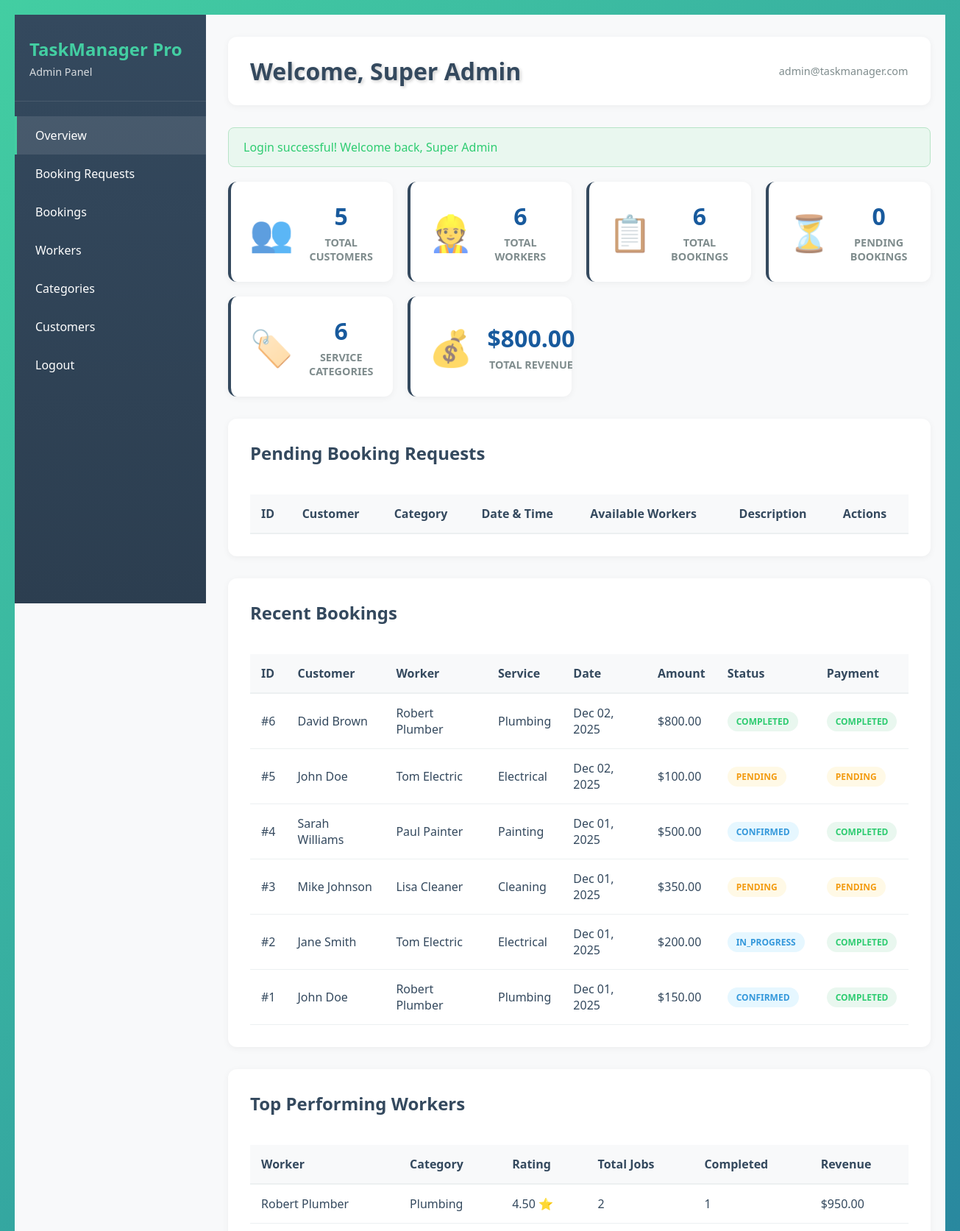
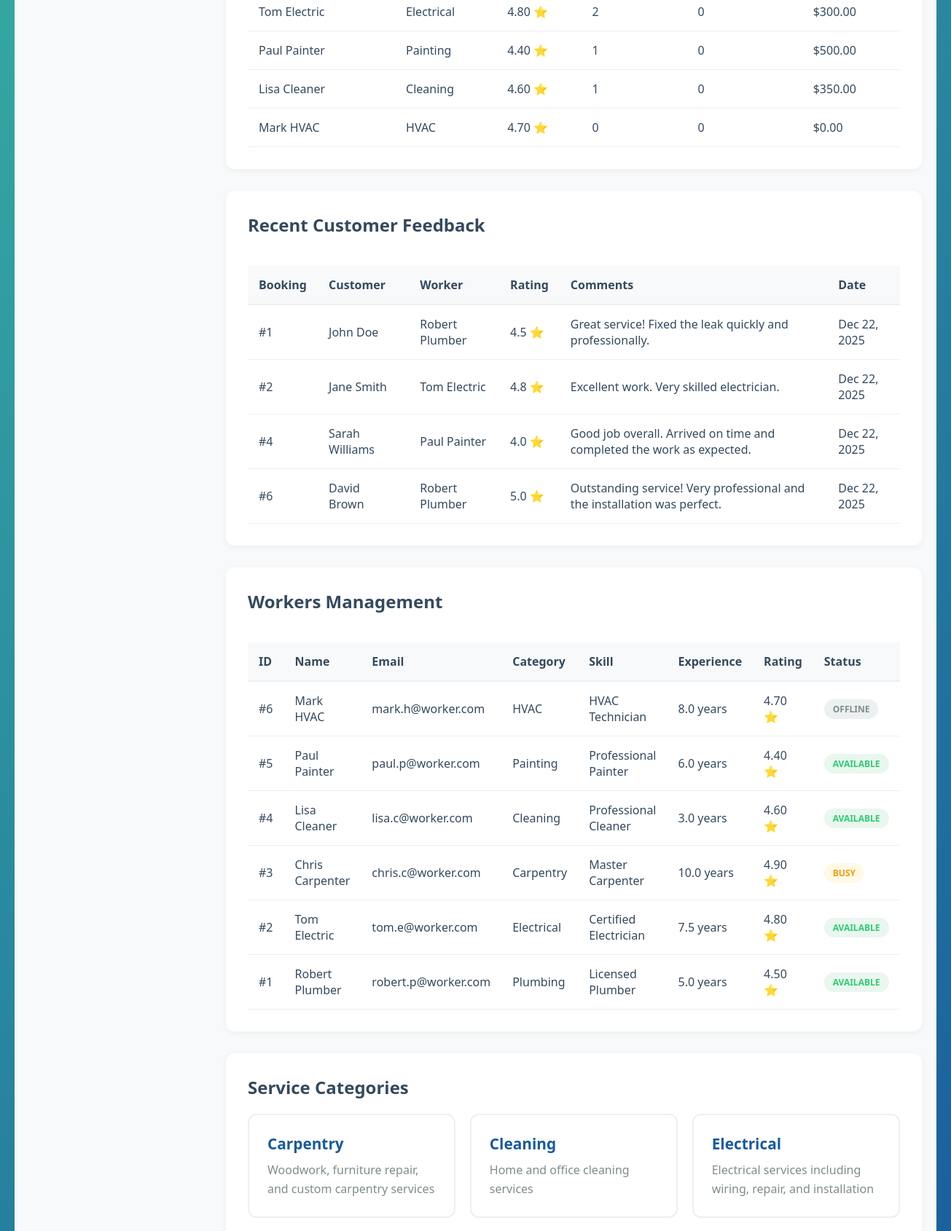
Screenshot of /dashboard.php (signed in, upper part) with the database file from the repository (2 pictures, top to bottom).
### tables this page shows
CREATE TABLE booking (
    booking_id INT AUTO_INCREMENT PRIMARY KEY,
    customer_id INT NOT NULL,
    worker_id INT,
    category_id INT,
    slot_id INT,
    service_description TEXT,
    booking_date TIMESTAMP DEFAULT CURRENT_TIMESTAMP,
    service_date DATE,
    service_time TIME,
    status ENUM('pending', 'confirmed', 'in_progress', 'completed', 'cancelled') DEFAULT 'pending',
    total_amount DECIMAL(10,2) DEFAULT 0.00,
    created_at TIMESTAMP DEFAULT CURRENT_TIMESTAMP,
    updated_at TIMESTAMP DEFAULT CURRENT_TIMESTAMP ON UPDATE CURRENT_TIMESTAMP,
    FOREIGN KEY (customer_id) REFERENCES customer(customer_id) ON DELETE CASCADE,
    FOREIGN KEY (worker_id) REFERENCES worker(worker_id) ON DELETE SET NULL,
    FOREIGN KEY (category_id) REFERENCES service_category(category_id) ON DELETE SET NULL,
    FOREIGN KEY (slot_id) REFERENCES availability(slot_id) ON DELETE SET NULL,
    INDEX idx_booking_customer (customer_id),
    INDEX idx_booking_worker (worker_id),
    INDEX idx_booking_category (category_id),
    INDEX idx_booking_status (status),
    INDEX idx_booking_service_date (service_date)
);

CREATE TABLE worker (
    worker_id INT AUTO_INCREMENT PRIMARY KEY,
    worker_name VARCHAR(100) NOT NULL,
    email VARCHAR(100) NOT NULL UNIQUE,
    phone_no VARCHAR(20) NOT NULL,
    password VARCHAR(255) NOT NULL,
    skill_type VARCHAR(100),
    experience_years DECIMAL(4,1) DEFAULT 0,
    availability_status ENUM('available', 'busy', 'offline') DEFAULT 'available',
    rating DECIMAL(3,2) DEFAULT 0.00,
    street VARCHAR(255),
    city VARCHAR(100),
    pincode VARCHAR(10),
    category_id INT,
    assigned_by INT,
    created_at TIMESTAMP DEFAULT CURRENT_TIMESTAMP,
    updated_at TIMESTAMP DEFAULT CURRENT_TIMESTAMP ON UPDATE CURRENT_TIMESTAMP,
    FOREIGN KEY (category_id) REFERENCES service_category(category_id) ON DELETE SET NULL,
    FOREIGN KEY (assigned_by) REFERENCES admin(admin_id) ON DELETE SET NULL,
    INDEX idx_worker_email (email),
    INDEX idx_worker_category (category_id),
    INDEX idx_worker_status (availability_status),
    INDEX idx_worker_rating (rating),
    CHECK (rating >= 0 AND rating <= 5),
    CHECK (experience_years >= 0)
);

CREATE TABLE feedback (
    feedback_id INT AUTO_INCREMENT PRIMARY KEY,
    booking_id INT NOT NULL UNIQUE,
    rating DECIMAL(3,2) NOT NULL,
    comments TEXT,
    feedback_date TIMESTAMP DEFAULT CURRENT_TIMESTAMP,
    created_at TIMESTAMP DEFAULT CURRENT_TIMESTAMP,
    updated_at TIMESTAMP DEFAULT CURRENT_TIMESTAMP ON UPDATE CURRENT_TIMESTAMP,
    FOREIGN KEY (booking_id) REFERENCES booking(booking_id) ON DELETE CASCADE,
    INDEX idx_feedback_booking (booking_id),
    INDEX idx_feedback_rating (rating),
    INDEX idx_feedback_date (feedback_date),
    CHECK (rating >= 0 AND rating <= 5)
);

CREATE TABLE customer (
    customer_id INT AUTO_INCREMENT PRIMARY KEY,
    name VARCHAR(100) NOT NULL,
    email VARCHAR(100) NOT NULL UNIQUE,
    phone VARCHAR(20) NOT NULL,
    password VARCHAR(255) NOT NULL,
    street VARCHAR(255),
    city VARCHAR(100),
    pincode VARCHAR(10),
    created_at TIMESTAMP DEFAULT CURRENT_TIMESTAMP,
    updated_at TIMESTAMP DEFAULT CURRENT_TIMESTAMP ON UPDATE CURRENT_TIMESTAMP,
    INDEX idx_customer_email (email),
    INDEX idx_customer_phone (phone),
    INDEX idx_customer_city (city)
);

CREATE TABLE service_category (
    category_id INT AUTO_INCREMENT PRIMARY KEY,
    category_name VARCHAR(100) NOT NULL UNIQUE,
    description TEXT,
    managed_by INT,
    created_at TIMESTAMP DEFAULT CURRENT_TIMESTAMP,
    updated_at TIMESTAMP DEFAULT CURRENT_TIMESTAMP ON UPDATE CURRENT_TIMESTAMP,
    FOREIGN KEY (managed_by) REFERENCES admin(admin_id) ON DELETE SET NULL,
    INDEX idx_category_name (category_name)
);

### admin_dashboard.php (the view, shortened to what the rows shown need)
<?php
$conn = getDBConnection();
$recent_bookings = $conn->query("SELECT * FROM booking_details_view ORDER BY booking_id DESC LIMIT 10")->fetch_all(MYSQLI_ASSOC);
$top_workers = $conn->query("SELECT * FROM worker_performance_view ORDER BY total_bookings DESC LIMIT 5")->fetch_all(MYSQLI_ASSOC);
$recent_feedback = $conn->query("
    SELECT f.*, b.service_date, b.service_time,
           c.name AS customer_name,
           w.worker_name
    FROM feedback f
    JOIN booking b ON f.booking_id = b.booking_id
    JOIN customer c ON b.customer_id = c.customer_id
    JOIN worker w ON b.worker_id = w.worker_id
    ORDER BY f.feedback_date DESC
    LIMIT 10
")->fetch_all(MYSQLI_ASSOC);
$categories = $conn->query("SELECT * FROM service_category ORDER BY category_name")->fetch_all(MYSQLI_ASSOC);
$workers = $conn->query("
    SELECT w.*, sc.category_name
    FROM worker w
    LEFT JOIN service_category sc ON w.category_id = sc.category_id
    ORDER BY w.worker_id DESC
")->fetch_all(MYSQLI_ASSOC);
?>
<!DOCTYPE html>
<html lang="en">
<head>
    <link rel="stylesheet" href="style.css">
</head>
<body>
    <div class="dashboard-container">
        <aside class="sidebar">
            <div class="sidebar-header">
                <h2><?php echo SITE_NAME; ?></h2>
            </div>
        </aside>
        <main class="dashboard-main">
            <header class="dashboard-header">
                <h1>Welcome, <?php echo getUserName(); ?></h1>
            </header>
            <section class="dashboard-section" id="requests">
                <h2>Pending Booking Requests</h2>
                <div class="table-container">
                    <table class="data-table">
                        <thead>
                            <tr>
                                <th>ID</th>
                                <th>Customer</th>
                                <th>Category</th>
                                <th>Date & Time</th>
                                <th>Available Workers</th>
                                <th>Description</th>
                                <th>Actions</th>
                            </tr>
                        </thead>
                    </table>
                </div>
            </section>
            <section class="dashboard-section" id="bookings">
                <h2>Recent Bookings</h2>
                <div class="table-container">
                    <table class="data-table">
                        <thead>
                            <tr>
                                <th>ID</th>
                                <th>Customer</th>
                                <th>Worker</th>
                                <th>Service</th>
                                <th>Date</th>
                                <th>Amount</th>
                                <th>Status</th>
                                <th>Payment</th>
                            </tr>
                        </thead>
                        <tbody>
                            <?php foreach ($recent_bookings as $booking): ?>
                                <tr>
                                    <td>#<?php echo $booking['booking_id']; ?></td>
                                    <td><?php echo htmlspecialchars($booking['customer_name']); ?></td>
                                    <td><?php echo htmlspecialchars($booking['worker_name']); ?></td>
                                    <td><?php echo htmlspecialchars($booking['category_name'] ?? 'N/A'); ?></td>
                                    <td><?php echo formatDate($booking['service_date']); ?></td>
                                    <td><?php echo formatCurrency($booking['total_amount']); ?></td>
                                    <td><span class="badge badge-<?php echo $booking['booking_status']; ?>"><?php echo ucfirst($booking['booking_status']); ?></span></td>
                                    <td><span class="badge badge-<?php echo $booking['payment_status'] ?? 'pending'; ?>"><?php echo ucfirst($booking['payment_status'] ?? 'N/A'); ?></span></td>
                                </tr>
                            <?php endforeach; ?>
                        </tbody>
                    </table>
                </div>
            </section>
            <section class="dashboard-section">
                <h2>Top Performing Workers</h2>
                <div class="table-container">
                    <table class="data-table">
                        <thead>
                            <tr>
                                <th>Worker</th>
                                <th>Category</th>
                                <th>Rating</th>
                                <th>Total Jobs</th>
                                <th>Completed</th>
                                <th>Revenue</th>
                            </tr>
                        </thead>
                        <tbody>
                            <?php foreach ($top_workers as $worker): ?>
                                <tr>
                                    <td><?php echo htmlspecialchars($worker['worker_name']); ?></td>
                                    <td><?php echo htmlspecialchars($worker['category_name'] ?? 'N/A'); ?></td>
                                    <td><?php echo number_format($worker['worker_rating'], 2); ?> ⭐</td>
                                    <td><?php echo $worker['total_bookings']; ?></td>
                                    <td><?php echo $worker['completed_bookings']; ?></td>
                                    <td><?php echo formatCurrency($worker['total_revenue'] ?? 0); ?></td>
                                </tr>
                            <?php endforeach; ?>
                        </tbody>
                    </table>
                </div>
            </section>
            <section class="dashboard-section">
                <h2>Recent Customer Feedback</h2>
                <div class="table-container">
                    <table class="data-table">
                        <thead>
                            <tr>
                                <th>Booking</th>
                                <th>Customer</th>
                                <th>Worker</th>
                                <th>Rating</th>
                                <th>Comments</th>
                                <th>Date</th>
                            </tr>
                        </thead>
                        <tbody>
                            <?php foreach ($recent_feedback as $fb): ?>
                                <tr>
                                    <td>#<?php echo $fb['booking_id']; ?></td>
                                    <td><?php echo htmlspecialchars($fb['customer_name']); ?></td>
                                    <td><?php echo htmlspecialchars($fb['worker_name']); ?></td>
                                    <td><?php echo number_format($fb['rating'], 1); ?> ⭐</td>
                                    <td><?php echo nl2br(htmlspecialchars($fb['comments'] ?? '')); ?></td>
                                    <td><?php echo formatDate($fb['feedback_date']); ?></td>
                                </tr>
                            <?php endforeach; ?>
                        </tbody>
                    </table>
                </div>
            </section>
            <section class="dashboard-section" id="workers">
                <h2>Workers Management</h2>
                <div class="table-container">
                    <table class="data-table">
                        <thead>
                            <tr>
                                <th>ID</th>
                                <th>Name</th>
                                <th>Email</th>
                                <th>Category</th>
                                <th>Skill</th>
                                <th>Experience</th>
                                <th>Rating</th>
                                <th>Status</th>
                            </tr>
                        </thead>
                        <tbody>
                            <?php foreach ($workers as $worker): ?>
                                <tr>
                                    <td>#<?php echo $worker['worker_id']; ?></td>
                                    <td><?php echo htmlspecialchars($worker['worker_name']); ?></td>
                                    <td><?php echo htmlspecialchars($worker['email']); ?></td>
                                    <td><?php echo htmlspecialchars($worker['category_name'] ?? 'N/A'); ?></td>
                                    <td><?php echo htmlspecialchars($worker['skill_type']); ?></td>
                                    <td><?php echo $worker['experience_years']; ?> years</td>
                                    <td><?php echo number_format($worker['rating'], 2); ?> ⭐</td>
                                    <td><span class="badge badge-<?php echo $worker['availability_status']; ?>"><?php echo ucfirst($worker['availability_status']); ?></span></td>
                                </tr>
                            <?php endforeach; ?>
                        </tbody>
                    </table>
                </div>
            </section>
            <section class="dashboard-section" id="categories">
                <h2>Service Categories</h2>
                <div class="categories-grid">
                    <?php foreach ($categories as $category): ?>
                        <div class="category-card">
                            <h3><?php echo htmlspecialchars($category['category_name']); ?></h3>
                            <p><?php echo htmlspecialchars($category['description']); ?></p>
                        </div>
                    <?php endforeach; ?>
                </div>
            </section>
        </main>
    </div>
</body>
</html>

### rows the page displays
booking: booking_id "6", customer_name "David Brown", worker_name "Robert Plumber", category_name "Plumbing", service_date "Dec 02, 2025", total_amount "$800.00", booking_status "COMPLETED", payment_status "COMPLETED"
booking: booking_id "5", customer_name "John Doe", worker_name "Tom Electric", category_name "Electrical", service_date "Dec 02, 2025", total_amount "$100.00", booking_status "PENDING", payment_status "PENDING"
booking: booking_id "4", customer_name "Sarah Williams", worker_name "Paul Painter", category_name "Painting", service_date "Dec 01, 2025", total_amount "$500.00", booking_status "CONFIRMED", payment_status "COMPLETED"
booking: booking_id "3", customer_name "Mike Johnson", worker_name "Lisa Cleaner", category_name "Cleaning", service_date "Dec 01, 2025", total_amount "$350.00", booking_status "PENDING", payment_status "PENDING"
booking: booking_id "2", customer_name "Jane Smith", worker_name "Tom Electric", category_name "Electrical", service_date "Dec 01, 2025", total_amount "$200.00", booking_status "IN_PROGRESS", payment_status "COMPLETED"
booking: booking_id "1", customer_name "John Doe", worker_name "Robert Plumber", category_name "Plumbing", service_date "Dec 01, 2025", total_amount "$150.00", booking_status "CONFIRMED", payment_status "COMPLETED"
worker: worker_name "Robert Plumber", category_name "Plumbing", worker_rating "4.50", total_bookings "2", completed_bookings "1", total_revenue "$950.00", worker_id "1", email "robert.p@worker.com", category.category_name "Plumbing", skill_type "Licensed Plumber", experience_years "5.0", rating "4.50", availability_status "AVAILABLE"
worker: worker_name "Tom Electric", category_name "Electrical", worker_rating "4.80", total_bookings "2", completed_bookings "0", total_revenue "$300.00", worker_id "2", email "tom.e@worker.com", category.category_name "Electrical", skill_type "Certified Electrician", experience_years "7.5", rating "4.80", availability_status "AVAILABLE"
worker: worker_name "Paul Painter", category_name "Painting", worker_rating "4.40", total_bookings "1", completed_bookings "0", total_revenue "$500.00", worker_id "5", email "paul.p@worker.com", category.category_name "Painting", skill_type "Professional Painter", experience_years "6.0", rating "4.40", availability_status "AVAILABLE"
worker: worker_name "Lisa Cleaner", category_name "Cleaning", worker_rating "4.60", total_bookings "1", completed_bookings "0", total_revenue "$350.00", worker_id "4", email "lisa.c@worker.com", category.category_name "Cleaning", skill_type "Professional Cleaner", experience_years "3.0", rating "4.60", availability_status "AVAILABLE"
worker: worker_name "Mark HVAC", category_name "HVAC", worker_rating "4.70", total_bookings "0", completed_bookings "0", total_revenue "$0.00", worker_id "6", email "mark.h@worker.com", category.category_name "HVAC", skill_type "HVAC Technician", experience_years "8.0", rating "4.70", availability_status "OFFLINE"
feedback: booking "1", customer.name "John Doe", worker.worker_name "Robert Plumber", rating "4.5", comments "Great service! Fixed the leak quickly and professionally.", feedback_date "Dec 22, 2025"
feedback: booking "2", customer.name "Jane Smith", worker.worker_name "Tom Electric", rating "4.8", comments "Excellent work. Very skilled electrician.", feedback_date "Dec 22, 2025"
feedback: booking "4", customer.name "Sarah Williams", worker.worker_name "Paul Painter", rating "4.0", comments "Good job overall. Arrived on time and completed the work as expected.", feedback_date "Dec 22, 2025"
feedback: booking "6", customer.name "David Brown", worker.worker_name "Robert Plumber", rating "5.0", comments "Outstanding service! Very professional and the installation was perfect.", feedback_date "Dec 22, 2025"
worker: worker_id "3", worker_name "Chris Carpenter", email "chris.c@worker.com", category.category_name "Carpentry", skill_type "Master Carpenter", experience_years "10.0", rating "4.90", availability_status "BUSY"
service_category: category_name "Carpentry", description "Woodwork, furniture repair, and custom carpentry services"
service_category: category_name "Cleaning", description "Home and office cleaning services"
service_category: category_name "Electrical", description "Electrical services including wiring, repair, and installation"

### other values shown
SITE_NAME "TaskManager Pro"
getUserName() "Super Admin"
$_SESSION['user_email'] "admin@taskmanager.com"
$msg "Login successful! Welcome back, Super Admin"
$stats['total_customers'] "5"
$stats['total_workers'] "6"
$stats['total_bookings'] "6"
$stats['pending_bookings'] "0"
$stats['total_categories'] "6"
formatCurrency($stats['total_revenue']) "$800.00"
